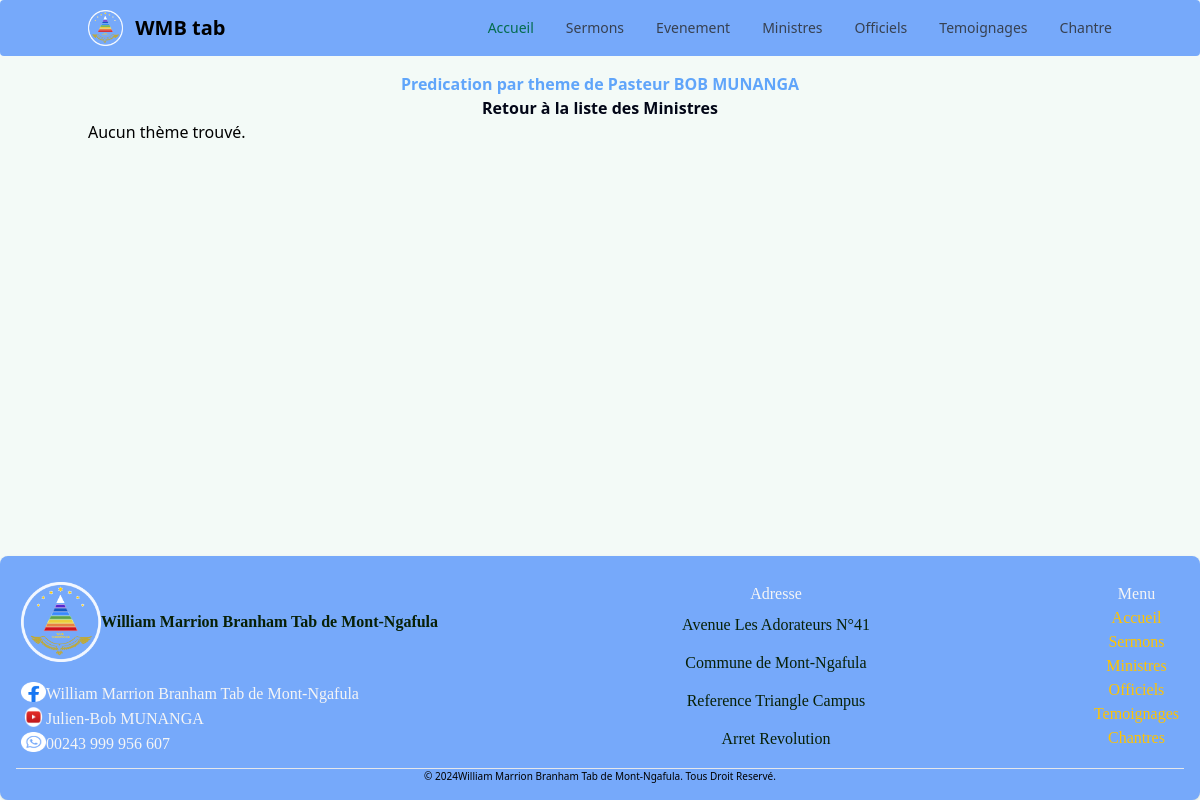
The app's page /themeByMinister/1/, older data.
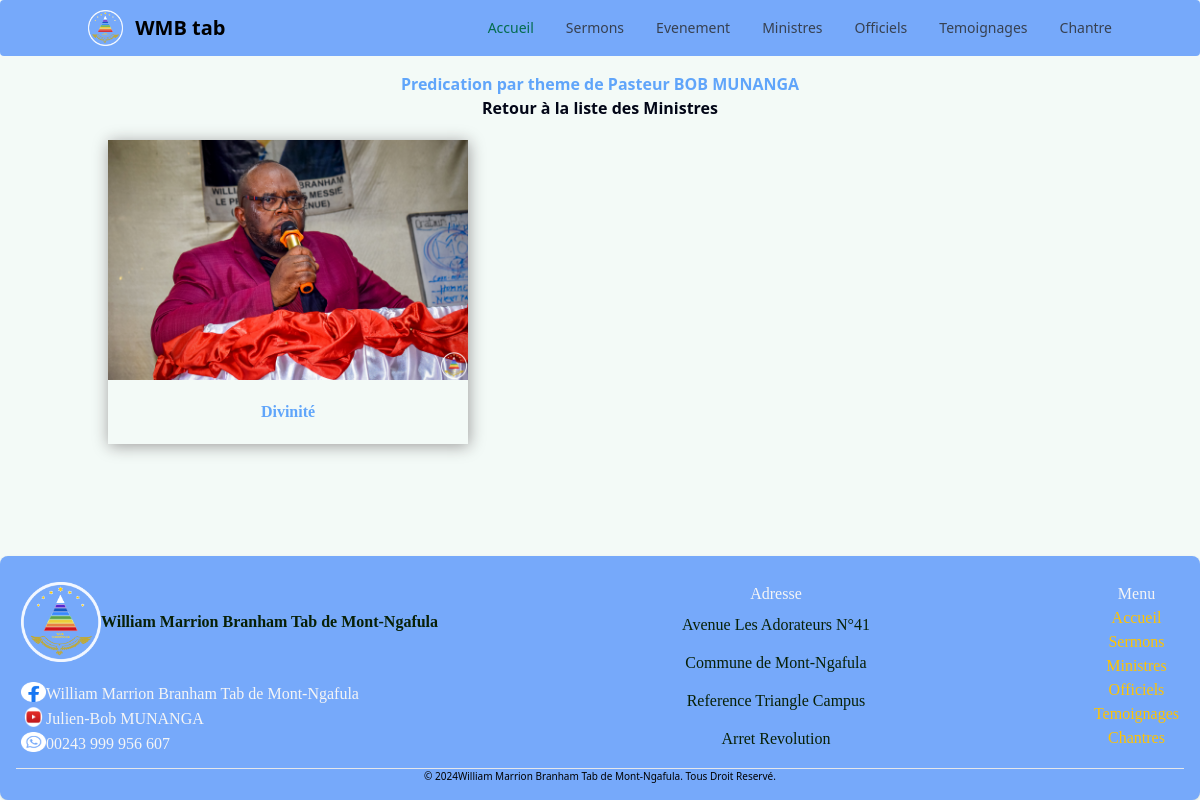
The same page, newer data.
### sermons/models.py (models this page shows, shortened)
class Theme(models.Model):
    NomTheme = models.CharField(max_length=100, blank = False)
    ThemeDescription = models.TextField(blank=True, null=True)
    image = models.ImageField(blank=True, upload_to='sermons')
    ministre = models.ForeignKey(Ministre, on_delete=models.SET_NULL, null=True)

### OurData/models.py (models this page shows, shortened)
class Ministre(models.Model):
    Nom = models.CharField(max_length=100, blank=False)
    photo = models.ImageField(blank=True, upload_to='ministrespictures')
    contact = models.CharField(max_length=25, blank=True)
    class Meta:
        verbose_name = 'Ministre'

### sermons/views.py (the view)
# urls.py: path("themeByMinister/<int:ministre_id>/", ThemeByMinister, name="ThemeByMinister"),
def ThemeByMinister(request, ministre_id):
    ministre = get_object_or_404(Ministre, id=ministre_id)
    themes = Theme.objects.filter(ministre=ministre)
    return render(request, 'themeByMinister.html', {'ministre': ministre, 'themes': themes})

### templates/themeByMinister.html (shortened to what this page needs)
{% extends "_base.html" %}
{% load static %}
{% block content %}
<div  class="text-center sm:text-left"  style="color: rgb(96 165 250 / var(--tw-text-opacity, 1)); font-weight: 600;">
    <h1 >Predication par theme de {{ ministre.Nom }}</h1>
    <a href="{% url 'ministres' %}" style="	color: rgb(2 6 23 / var(--tw-text-opacity, 1));">Retour à la liste des Ministres</a>
</div>
<ul>
    {% if themes %}
    <div class="flex-card">
        {% for theme in themes %}
      <div class="class="flex-initial md:flex flex-col" id="sermon_id">
          <img class="card-img-top" src="{{ ministre.photo.url }}" alt="Card image">
          <div class="">
            <a href="{% url 'SermonByTheme' theme.id %}"  style="color: rgb(96 165 250 / var(--tw-text-opacity, 1)); font-weight: 600;">{{ theme.NomTheme }}</a>
          </div>
      </div>
        {% endfor %}
    </div>
    {% else %}
        <p>Aucun thème trouvé.</p>
    {% endif %}
</ul>
{% endblock content %}

Row changes from the older to the newer data that the page shows:
now on this page (row edited): Theme: photo (picture), NomTheme "Divinité"
Text that changed along with them:
text no longer shown: "Aucun thème trouvé."
